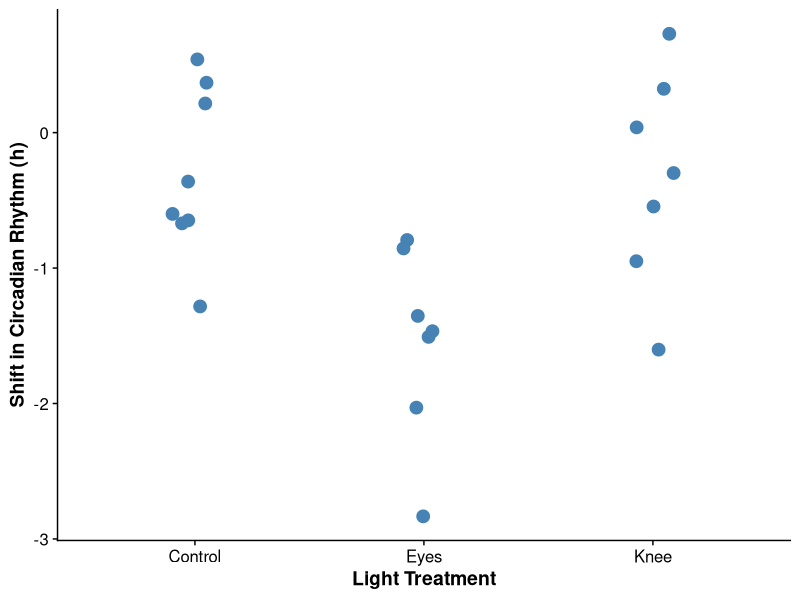
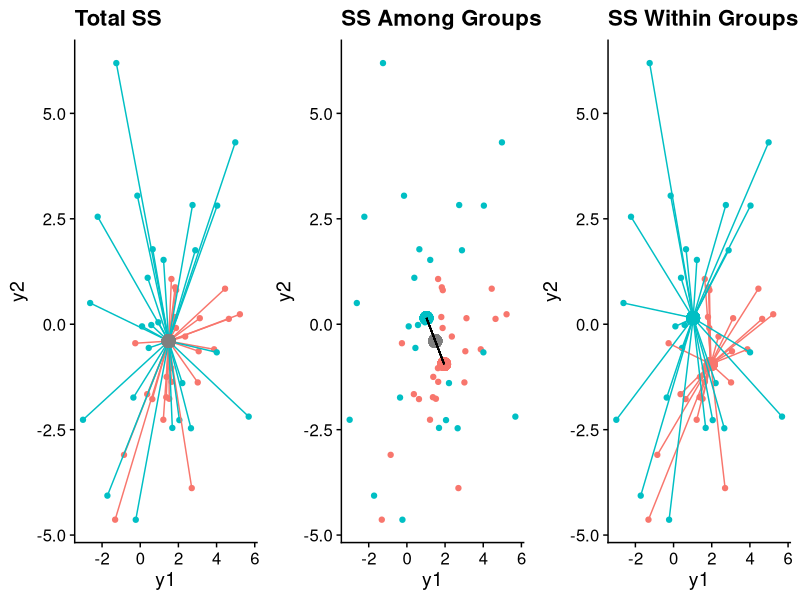

Recreate these plots in R, in order.
## ---- chunk 1
#| label: setup
#| echo: false
#| warning: false
#| message: false

library(tidyverse)
library(cowplot)
library(mvtnorm)
library(vegan)

ggplot2::theme_set(theme_cowplot())
## ---- chunk 2
JL <- read_csv("Data/JetLag.csv", show_col_types = FALSE) |> 
  mutate(Treatment = factor(Treatment, labels = c("Control", "Eyes", "Knee")))
## ---- chunk 3
p1 <- ggplot(JL, aes(x = Treatment, y = Shift)) +
  geom_point(position = position_jitter(width = 0.1, seed = 43577),
             size = 4, color = "steelblue") +
  xlab("Light Treatment") +
  ylab("Shift in Circadian Rhythm (h)") +
  theme(axis.title = element_text(face = "bold"))
p1
## ---- chunk 4
anova(lm(Shift ~ Treatment, data = JL))
## ---- chunk 5
set.seed(140592)
nn <- 25
sigma <- rbind(c(1.00, 0.75, 0.75),
               c(0.75, 1.00, 0.75),
               c(0.75, 0.75, 1.00))

MM <- rmvnorm(n = nn*2, mean = c(0, 1, 2), sigma = sigma)
ss <- 2
MM.dat <- tibble(y1 = MM[,1] + c(rnorm(nn,ss),rnorm(nn,1,ss)),
             y2 = MM[,2] - c(rnorm(nn,ss),rnorm(nn,1,ss)),
             y3 = MM[,3] + c(rnorm(nn,ss),rnorm(nn,0.5,ss)),
             xx = rep(c("A","B"), each = nn)
)

sst <- ggplot(MM.dat,aes(y1,y2, color = xx)) + 
  geom_point() + 
  geom_segment(aes(x=mean(y1),y=mean(y2), xend=y1,yend=y2)) +
  geom_point(aes(x=mean(y1),y=mean(y2)),col='gray50',size=4) +
  theme(legend.position = "none") +
  ggtitle("Total SS")

ssa <- MM.dat %>% 
  group_by(xx) %>%
  mutate(meany1=mean(y1),meany2=mean(y2)) %>%
  ggplot(aes(y1,y2,color=xx)) + 
  geom_point() +
  geom_point(aes(x=mean(y1),y=mean(y2)),col='gray50',size=4) +
  geom_point(aes(meany1,meany2),size=4)+geom_segment(aes(x=mean(y1),y=mean(y2), xend=meany1,yend=meany2),color='black') +
  theme(legend.position = "none") +
  ggtitle("SS Among Groups")

  
ssw <- MM.dat %>% 
  group_by(xx) %>% 
  mutate(meany1=mean(y1),meany2=mean(y2)) %>%
  ggplot(aes(y1,y2,color = xx)) + 
  geom_point() +
  geom_point(aes(x=meany1,y=meany2),size=4) +
  geom_segment(aes(x=y1,y=y2,xend=meany1,yend=meany2)) +
  theme(legend.position = "none") +
  ggtitle("SS Within Groups")

plot_grid(sst, ssa, ssw, ncol = 3)

## ---- chunk 6
OD <- read_csv("Data/Oak_data_47x216.csv", show_col_types = FALSE)
glimpse(OD)

## ---- chunk 7
#| echo: true

unique(OD$TopoClass)
## ---- chunk 8
#| echo: true

spp.dat <- OD[,29:217]
pmod <- adonis2(formula = spp.dat ~ OD$TopoClass, method = "bray")
pmod

